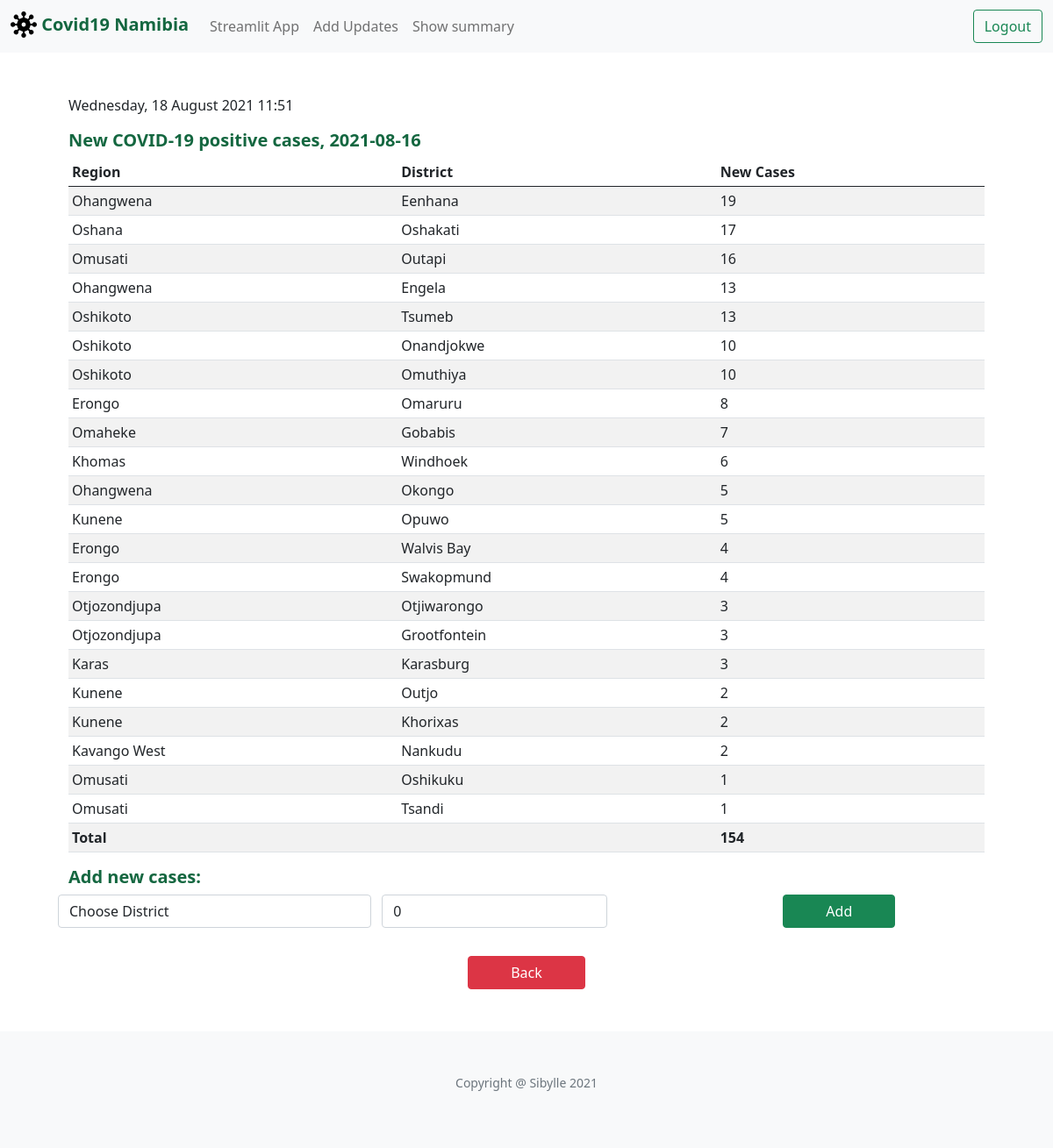
The app's page /add_cases (signed in) with its own data.
### tables this page shows
CREATE TABLE districts(id INTEGER PRIMARY KEY, district TEXT NOT NULL, region TEXT NOT NULL);

### application.py (the view)
@app.route("/add_cases", methods=["GET", "POST"])
@login_required
def add_cases():
    now=datetime.now(timezone("Africa/Johannesburg"))
    date_now=now.date()
    row = db.execute("SELECT * FROM active_date")
    new_date_str=row[0]['active_date']
    new_date = datetime.strptime(new_date_str, '%Y-%m-%d').date()
    if request.method == "POST":
        if not request.form.get("district"):
            return apology("must provide district", 400)
        if not request.form.get("new_cases"):
            no_cases=0
        else:
            no_cases=int(request.form.get("new_cases"))
        district = request.form.get("district")
        check=db.execute("SELECT * FROM cases WHERE cases_date LIKE ? AND district LIKE ? ", new_date,district)
        if len(check)== 1:
            return render_template("update_cases.html",new_date=new_date,check=check[0],now=now)
        db.execute("INSERT INTO cases(cases_date,district,new_cases,update_date) VALUES (?,?,?,?)", new_date,district,no_cases,date_now)
        district_list=[]
        temp = db.execute("SELECT DISTINCT district FROM districts")
        for d in temp:
            district_list.append(d['district'])
        district_list.append('unknown')
        rows = db.execute("SELECT * FROM cases JOIN districts ON cases.district = districts.district WHERE cases_date LIKE ? ORDER BY new_cases DESC", new_date)
        return render_template("add_cases.html",new_date=new_date,district_list=district_list,new_cases=rows,now=now)
    else:
        district_list=[]
        temp = db.execute("SELECT DISTINCT district FROM districts")
        for d in temp:
            district_list.append(d['district'])
        district_list.append('unknown')
        rows = db.execute("SELECT * FROM cases JOIN districts ON cases.district = districts.district WHERE cases_date LIKE ? ORDER BY new_cases DESC", new_date)
        return render_template("add_cases.html",new_date=new_date,district_list=district_list,new_cases=rows,now=now)

### application.py (called while the page is built)
def login_required(f):
    @wraps(f)
    def decorated_function(*args, **kwargs):
        if session.get("user_id") is None:
            return redirect("/login")
        return f(*args, **kwargs)
    return decorated_function

@app.after_request
def after_request(response):
    response.headers["Cache-Control"] = "no-cache, no-store, must-revalidate"
    response.headers["Expires"] = 0
    response.headers["Pragma"] = "no-cache"
    return response

### templates/add_cases.html (shortened to what this page needs)
{% extends "layout.html" %}
{% block main %}
  <p>{{ now.strftime("%A, %d %B %Y %H:%M") }}</p>
  <h5>New COVID-19 positive cases, {{ new_date }}</h5>
  <table class="table table-sm table-striped">
    <thead>
        <tr>
            <th scope="col">Region</th>
            <th scope="col">District</th>
            <th scope="col">New Cases</th>
        </tr>
    </thead>
    <tbody>
        {% if new_cases %}
        {% for row in new_cases %}
        <tr>
            <td class="text-left">{{ row.region }}</td>
            <td class="text-left">{{ row.district }}</td>
            <td class="text-left">{{ row.new_cases }}</td>
        </tr>
        {% endfor %}
        <tr>
            <td class="text-left" colspan="2"><strong>Total</strong></td>
            <td class="text-left"> <strong>{{ new_cases|sum("new_cases") }}</strong>
        </tr>
        {% endif %}
    </tbody>
  </table>
  <form action="/add_cases" method="post">
        <h5> Add new cases:</h5>
        <div class="row">
            <select class="form-control col mb-2" name="district">
                <option disabled selected value="">Choose District</option>
            </select>
            <div class="form-group col mb-2">
                <input autocomplete="off" autofocus class="form-control" name="new_cases" placeholder="0" value="0" type="number">
            </div>
            <div class="col text-center">
                <button class="btn btn-success px-5" type="submit">Add</button>
            </div>
        </div>
  </form>
  <div class="text-center mt-4">
      <a class="btn btn btn-danger px-5" href="./" role="button">Back</a>
  </div>
{% endblock %}

### static/styles.css (style rules this page uses)
body { font-weight: 400; font-style: normal; font-size: 16px; opacity: 1; visibility: visible; }
h2,h5 { color: #146740; font-weight:600; }
.form-control { display: inline-block; width: auto; }

### records on screen
districts: region "Ohangwena", district "Eenhana", new_cases "19"
districts: region "Oshana", district "Oshakati", new_cases "17"
districts: region "Omusati", district "Outapi", new_cases "16"
districts: region "Ohangwena", district "Engela", new_cases "13"
districts: region "Oshikoto", district "Tsumeb", new_cases "13"
districts: region "Oshikoto", district "Onandjokwe", new_cases "10"
districts: region "Oshikoto", district "Omuthiya", new_cases "10"
districts: region "Erongo", district "Omaruru", new_cases "8"
districts: region "Omaheke", district "Gobabis", new_cases "7"
districts: region "Khomas", district "Windhoek", new_cases "6"
districts: region "Ohangwena", district "Okongo", new_cases "5"
districts: region "Kunene", district "Opuwo", new_cases "5"
districts: region "Erongo", district "Walvis Bay", new_cases "4"
districts: region "Erongo", district "Swakopmund", new_cases "4"
districts: region "Otjozondjupa", district "Otjiwarongo", new_cases "3"
districts: region "Otjozondjupa", district "Grootfontein", new_cases "3"
districts: region "Karas", district "Karasburg", new_cases "3"
districts: region "Kunene", district "Outjo", new_cases "2"
districts: region "Kunene", district "Khorixas", new_cases "2"
districts: region "Kavango West", district "Nankudu", new_cases "2"
districts: region "Omusati", district "Oshikuku", new_cases "1"
districts: region "Omusati", district "Tsandi", new_cases "1"

### other values on screen
{{ now.strftime("%A, %d %B %Y %H:%M") }} "Wednesday, 18 August 2021 11:51"
{{ new_date }} "2021-08-16"
{{ new_cases|sum("new_cases") }} "154"
